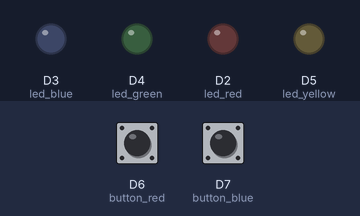
Bench run of a sketch on a simulated ESP8266 (NodeMCU). On the bench: output pins drawn as LEDs (lit = HIGH). The test bench sets the inputs (shaded band); at power-on: D6 (button_red) HIGH, D7 (button_blue) HIGH. What the sketch prints to the serial monitor is not drawn.

Above: at 1.2 s.
1.3 s: D6 (button_red) pulled LOW for 0.15 s
At 2.5 s:
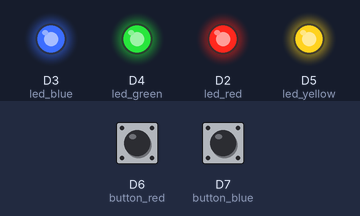
2.9 s: D7 (button_blue) pulled LOW for 0.15 s
At 4.0 s:
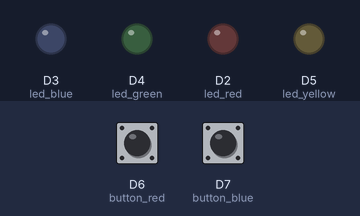
4.5 s: D6 (button_red) pulled LOW for 1 s
At 5.2 s:
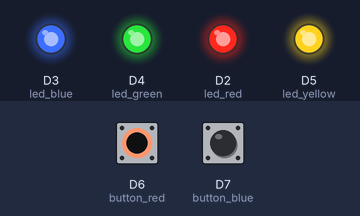
7.0 s: D7 (button_blue) pulled LOW for 1 s
At 8.4 s:
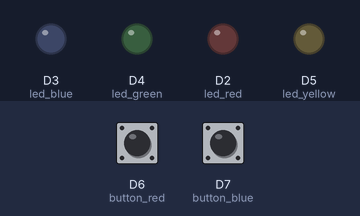
Timing chart, 0 to 10.0 s (numbered marks = the images above; inputs shaded):
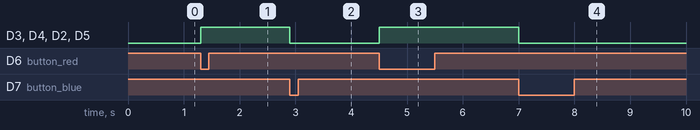

Measured:
- after the input at 1.3 s, D3 (led_blue), D4 (led_green), D2 (led_red), D5 (led_yellow): LOW → HIGH at once
- after the input at 2.9 s, D3 (led_blue), D4 (led_green), D2 (led_red), D5 (led_yellow): HIGH → LOW at once
- after the input at 4.5 s, D3 (led_blue), D4 (led_green), D2 (led_red), D5 (led_yellow): LOW → HIGH at once
- after the input at 7.0 s, D3 (led_blue), D4 (led_green), D2 (led_red), D5 (led_yellow): HIGH → LOW at once

The sketch:

04._led_button_control_2.ino
```cpp
/******************************************************************************************
 * FileName     : 04._led_button_control_2
 * Description  : 빨강, 파랑 버튼 눌러서 모든 LED 켰다 껐다 해 보기
 * Author       : 오경석
 * Created Date : 2023.10.25
 * Reference    :
 * Modified     : 2024.03.27 : PEJ : 파일명, 코드, 주석 수정
******************************************************************************************/


// global variable
int led_red = D2;                                   // 빨강 LED 핀 지정
int led_blue = D3;                                  // 파랑 LED 핀 지정
int led_green = D4;                                 // 초록 LED 핀 지정
int led_yellow = D5;                                // 노랑 LED 핀 지정

int button_red = D6;                                // 빨강 버튼 핀 지정
int button_blue = D7;                               // 파랑 버튼 핀 지정


// setup
void setup() {
  pinMode(led_red, OUTPUT);                         // 빨강 LED를 출력 모드로 설정
  pinMode(led_blue, OUTPUT);                        // 파랑 LED를 출력 모드로 설정
  pinMode(led_green, OUTPUT);                       // 초록 LED를 출력 모드로 설정
  pinMode(led_yellow, OUTPUT);                      // 노랑 LED를 출력 모드로 설정

  pinMode(button_red, INPUT);                       // 빨강 버튼을 입력 모드로 설정
  pinMode(button_blue, INPUT);                      // 파랑 버튼을 입력 모드로 설정

  Serial.begin(115200);                             // 시리얼 통신 속도 설정
}


// main loop
void loop() {
  int button_red_value = digitalRead(button_red);   // 빨강 버튼 값 저장
  int button_blue_value = digitalRead(button_blue); // 파랑 버튼 값 저장

  if (button_red_value == LOW) {                    // 빨강 버튼의 값이 LOW라면
    digitalWrite(led_red, HIGH);                    // 빨강 LED 켜기
    digitalWrite(led_blue, HIGH);                   // 파랑 LED 켜기
    digitalWrite(led_green, HIGH);                  // 초록 LED 켜기
    digitalWrite(led_yellow, HIGH);                 // 노랑 LED 켜기

    // 시리얼 모니터에 "빨강 버튼이 눌림" 출력
    Serial.println("빨강 버튼이 눌림");
  }
  else if (button_blue_value == LOW) {              // 파랑 버튼의 값이 LOW라면
    digitalWrite(led_red, LOW);                     // 빨강 LED 끄기
    digitalWrite(led_blue, LOW);                    // 파랑 LED 끄기
    digitalWrite(led_green, LOW);                   // 초록 LED 끄기
    digitalWrite(led_yellow, LOW);                  // 노랑 LED 끄기

    // 시리얼 모니터에 "파랑 버튼이 눌림" 출력
    Serial.println("파랑 버튼이 눌림");
  }

  delay(100);                                       // 0.1초 기다리기
}


//==========================================================================================
//
// (주)한국공학기술연구원 http://et.ketri.re.kr
//
//==========================================================================================
```
